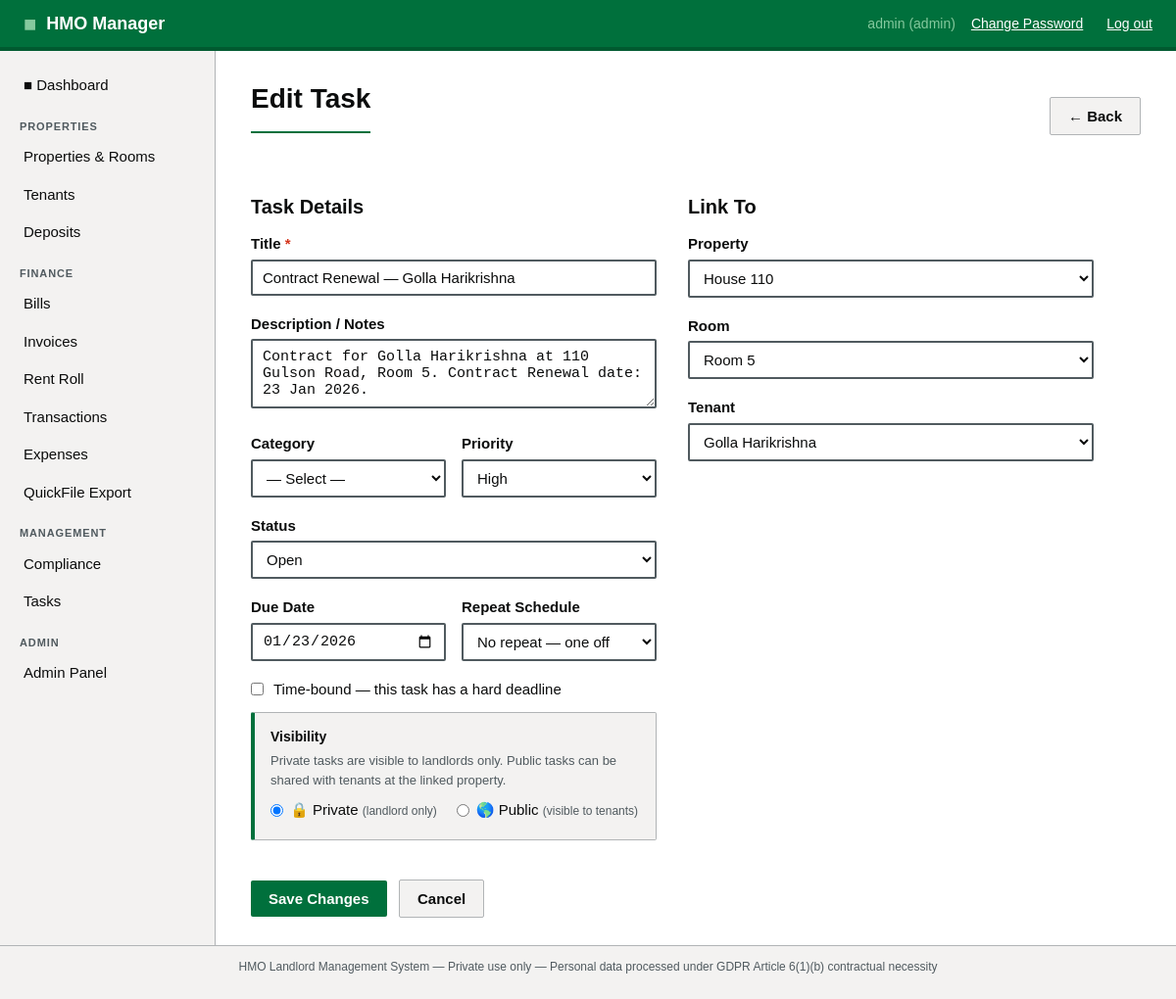
Page /tasks/25 (signed in) on the committed database.
### app/models.py (models this page shows, shortened)
class User(UserMixin, db.Model):
    __tablename__ = 'users'
    id = db.Column(db.Integer, primary_key=True)
    username = db.Column(db.String(64), unique=True, nullable=False)
    email = db.Column(db.String(120), unique=True, nullable=False)
    password_hash = db.Column(db.String(256), nullable=False)
    role = db.Column(db.String(20), default='landlord')  # admin / landlord / tenant
    is_active = db.Column(db.Boolean, default=True)
    created_at = db.Column(db.DateTime, default=datetime.utcnow)
    properties = db.relationship('Property', backref='owner', lazy='dynamic')
    tenants = db.relationship('Tenant', backref='landlord', lazy='dynamic',
                               foreign_keys='Tenant.user_id')

class Task(db.Model):
    __tablename__ = 'tasks'
    id = db.Column(db.Integer, primary_key=True)
    user_id = db.Column(db.Integer, db.ForeignKey('users.id'), nullable=False)
    title = db.Column(db.String(200), nullable=False)
    description = db.Column(db.Text)
    priority = db.Column(db.String(20), default='medium')  # low/medium/high/urgent
    status = db.Column(db.String(20), default='open')  # open/in_progress/complete
    category = db.Column(db.String(50))  # quick_fix/major_project/reminder/compliance/admin/maintenance
    property_id = db.Column(db.Integer, db.ForeignKey('properties.id'), nullable=True)
    room_id = db.Column(db.Integer, db.ForeignKey('rooms.id'), nullable=True)
    tenant_id = db.Column(db.Integer, db.ForeignKey('tenants.id'), nullable=True)
    due_date = db.Column(db.Date, nullable=True)
    repeat = db.Column(db.String(20), default='none')  # none/weekly/monthly/yearly
    time_bound = db.Column(db.Boolean, default=False)
    is_public = db.Column(db.Boolean, default=False)   # False = landlord-only
    created_at = db.Column(db.DateTime, default=datetime.utcnow)
    completed_at = db.Column(db.DateTime, nullable=True)

class Property(db.Model):
    __tablename__ = 'properties'
    id = db.Column(db.Integer, primary_key=True)
    user_id = db.Column(db.Integer, db.ForeignKey('users.id'), nullable=False)
    address_line1 = db.Column(db.String(200), nullable=False)
    address_line2 = db.Column(db.String(200))
    city = db.Column(db.String(100))
    postcode = db.Column(db.String(20))
    property_ref = db.Column(db.String(50))
    created_at = db.Column(db.DateTime, default=datetime.utcnow)
    rooms = db.relationship('Room', backref='property', lazy='dynamic',
                             cascade='all, delete-orphan')
    bills = db.relationship('Bill', backref='property', lazy='dynamic')
    compliance_docs = db.relationship('ComplianceDocument', backref='property', lazy='dynamic')
    tasks = db.relationship('Task', backref='property', lazy='dynamic')

class Room(db.Model):
    __tablename__ = 'rooms'
    id = db.Column(db.Integer, primary_key=True)
    property_id = db.Column(db.Integer, db.ForeignKey('properties.id'), nullable=False)
    room_name = db.Column(db.String(50), nullable=False)
    is_occupied = db.Column(db.Boolean, default=False)
    contracts = db.relationship('TenantContract', backref='room', lazy='dynamic')
    tasks = db.relationship('Task', backref='room', lazy='dynamic')

class Tenant(db.Model):
    __tablename__ = 'tenants'
    id = db.Column(db.Integer, primary_key=True)
    user_id = db.Column(db.Integer, db.ForeignKey('users.id'), nullable=False)
    portal_user_id = db.Column(db.Integer, db.ForeignKey('users.id'), nullable=True)
    first_name = db.Column(db.String(100), nullable=False)
    last_name = db.Column(db.String(100), nullable=False)
    email = db.Column(db.String(120))
    phone = db.Column(db.String(30))
    date_of_birth = db.Column(db.Date)
    nationality = db.Column(db.String(100))
    student_status = db.Column(db.String(20))  # Student / Non-student
    student_id = db.Column(db.String(50))
    university = db.Column(db.String(200))
    course_title = db.Column(db.String(200))
    council_tax_ref = db.Column(db.String(100))
    council_tax_number = db.Column(db.String(100))
    right_to_rent_ref = db.Column(db.String(100))
    home_address = db.Column(db.Text)
    home_country = db.Column(db.String(100))
    invoice_account_number = db.Column(db.String(50))
    is_active = db.Column(db.Boolean, default=True)
    has_left = db.Column(db.Boolean, default=False)
    council_informed_in = db.Column(db.Date)
    council_informed_left = db.Column(db.Date)
    rent_balance = db.Column(db.Numeric(10, 2), default=0.00)
    bill_balance = db.Column(db.Numeric(10, 2), default=0.00)
    gdpr_consent = db.Column(db.Boolean, default=False)
    gdpr_consent_date = db.Column(db.DateTime)
    created_at = db.Column(db.DateTime, default=datetime.utcnow)
    contracts = db.relationship('TenantContract', backref='tenant', lazy='dynamic',
                                 foreign_keys='TenantContract.tenant_id')
    deposits = db.relationship('Deposit', backref='tenant', lazy='dynamic')
    transactions = db.relationship('Transaction', backref='tenant', lazy='dynamic')
    tasks = db.relationship('Task', backref='tenant', lazy='dynamic')
    @property
    def full_name(self):
        return f'{self.first_name} {self.last_name}'

### app/tasks/routes.py (the view, shortened to what this page needs)
@tasks_bp.route('/<int:task_id>', methods=['GET', 'POST'])
@login_required
@landlord_required
def edit(task_id):
    task = get_task_or_404(task_id)
    if current_user.role == 'admin':
        properties = Property.query.order_by(Property.address_line1).all()
    else:
        properties = Property.query.filter_by(
            user_id=current_user.id
        ).order_by(Property.address_line1).all()
    tenants = Tenant.query.filter_by(
        user_id=current_user.id, is_active=True
    ).order_by(Tenant.last_name).all()
    rooms = []
    if task.property_id:
        rooms = Room.query.filter_by(
            property_id=task.property_id
        ).order_by(Room.room_name).all()
    return render_template('tasks/edit.html',
                           task=task,
                           properties=properties,
                           tenants=tenants,
                           rooms=rooms,
                           categories=CATEGORIES,
                           priorities=PRIORITIES,
                           statuses=STATUSES,
                           repeat_options=REPEAT_OPTIONS)

### app/templates/tasks/edit.html (shortened to what this page needs)
{% extends "base.html" %}
{% block content %}
<div class="flex-between mb-2">
    <h1>Edit Task</h1>
    <a href="{{ url_for('tasks.index') }}" class="btn btn-secondary">&larr; Back</a>
</div>
<form method="POST" action="{{ url_for('tasks.edit', task_id=task.id) }}">
<div style="display:grid; grid-template-columns:1fr 1fr; gap:0 32px; max-width:860px;">
<div>
    <h2>Task Details</h2>
    <div class="form-group">
        <label for="title">Title <span style="color:var(--error);">*</span></label>
        <input type="text" id="title" name="title"
               value="{{ task.title }}" required autofocus>
    </div>
    <div class="form-group">
        <label for="description">Description / Notes</label>
        <textarea id="description" name="description"
                  rows="3">{{ task.description or '' }}</textarea>
    </div>
    <div style="display:grid; grid-template-columns:1fr 1fr; gap:16px;">
        <div class="form-group">
            <label for="category">Category</label>
            <select id="category" name="category">
                <option value="">— Select —</option>
            </select>
        </div>
        <div class="form-group">
            <label for="priority">Priority</label>
            <select id="priority" name="priority">
                {% for val, label, _ in priorities %}
                <option value="{{ val }}"
                    {% if task.priority == val %}selected{% endif %}>
                    {{ label }}
                </option>
                {% endfor %}
            </select>
        </div>
    </div>
    <div class="form-group">
        <label for="status">Status</label>
        <select id="status" name="status">
            {% for val, label in statuses %}
            <option value="{{ val }}"
                {% if task.status == val %}selected{% endif %}>
                {{ label }}
            </option>
            {% endfor %}
        </select>
    </div>
    <div style="display:grid; grid-template-columns:1fr 1fr; gap:16px;">
        <div class="form-group">
            <label for="due_date">Due Date</label>
            <input type="date" id="due_date" name="due_date"
                   value="{{ task.due_date.isoformat() if task.due_date else '' }}">
        </div>
        <div class="form-group">
            <label for="repeat">Repeat Schedule</label>
            <select id="repeat" name="repeat">
                {% for val, label in repeat_options %}
                <option value="{{ val }}"
                    {% if task.repeat == val %}selected{% endif %}>
                    {{ label }}
                </option>
                {% endfor %}
            </select>
        </div>
    </div>
    <div style="display:flex; align-items:center; gap:10px; margin-bottom:12px;">
        <input type="checkbox" id="time_bound" name="time_bound"
               style="width:auto;"
               {% if task.time_bound %}checked{% endif %}>
        <label for="time_bound" style="font-weight:normal; margin:0;">
            Time-bound — this task has a hard deadline
        </label>
    </div>
    <div style="
        border:1px solid var(--border);
        border-left:4px solid var(--green-primary);
        padding:14px 16px;
        margin-bottom:16px;
        border-radius:2px;
        background:var(--grey-light);
    ">
        <div style="font-weight:700; font-size:14px; margin-bottom:4px;">Visibility</div>
        <div style="font-size:13px; color:var(--text-secondary); margin-bottom:10px;">
            Private tasks are visible to landlords only.
            Public tasks can be shared with tenants at the linked property.
        </div>
        <div style="display:flex; gap:20px;">
            <label style="display:flex; align-items:center; gap:7px; font-weight:normal; cursor:pointer;">
                <input type="radio" name="is_public" value="off"
                       {% if not task.is_public %}checked{% endif %}>
                <span>&#128274; Private <span style="font-size:12px; color:var(--text-secondary);">(landlord only)</span></span>
            </label>
            <label style="display:flex; align-items:center; gap:7px; font-weight:normal; cursor:pointer;">
                <input type="radio" name="is_public" value="on"
                       {% if task.is_public %}checked{% endif %}>
                <span>&#127758; Public <span style="font-size:12px; color:var(--text-secondary);">(visible to tenants)</span></span>
            </label>
        </div>
    </div>
</div>
<div>
    <h2>Link To</h2>
    <div class="form-group">
        <label for="property_id">Property</label>
        <select id="property_id" name="property_id"
                onchange="loadRooms(this.value)">
            {% for prop in properties %}
            <option value="{{ prop.id }}"
                {% if task.property_id == prop.id %}selected{% endif %}>
                {{ prop.property_ref or prop.address_line1 }}
            </option>
            {% endfor %}
        </select>
    </div>
    <div class="form-group">
        <label for="room_id">Room</label>
        <select id="room_id" name="room_id">
            {% for room in rooms %}
            <option value="{{ room.id }}"
                {% if task.room_id == room.id %}selected{% endif %}>
                {{ room.room_name }}
            </option>
            {% endfor %}
        </select>
    </div>
    <div class="form-group">
        <label for="tenant_id">Tenant</label>
        <select id="tenant_id" name="tenant_id">
            {% for tenant in tenants %}
            <option value="{{ tenant.id }}"
                {% if task.tenant_id == tenant.id %}selected{% endif %}>
                {{ tenant.full_name }}
            </option>
            {% endfor %}
        </select>
    </div>
</div>
</div>
<div class="mt-3">
    <button type="submit" class="btn btn-primary">Save Changes</button>
    <a href="{{ url_for('tasks.index') }}"
       class="btn btn-secondary" style="margin-left:8px;">Cancel</a>
</div>
</form>
{% endblock %}

### app/templates/base.html (shortened to what this page needs)
<!DOCTYPE html>
<html lang="en">
<head>
    <link rel="stylesheet" href="{{ url_for('static', filename='css/main.css') }}">
</head>
<body>
<header class="site-header">
    <div class="header-inner">
        <div class="logo">
            <span class="logo-mark">&#9632;</span>
            <span class="logo-text">HMO Manager</span>
        </div>
        {% if current_user.is_authenticated %}
        <nav class="header-nav">
            {% if current_user.role == 'tenant' %}
            <span class="user-info">&#128100; {{ current_user.username }}</span>
            {% else %}
            <span class="user-info">{{ current_user.username }} ({{ current_user.role }})</span>
            {% endif %}
            <a href="{{ url_for('auth.change_password') }}" class="btn-link" style="margin-right:8px;">Change Password</a>
            <a href="{{ url_for('auth.logout') }}" class="btn-link">Log out</a>
        </nav>
        {% endif %}
    </div>
</header>
<div class="layout">
    {% if current_user.is_authenticated %}
    <aside class="sidebar">
        <nav class="sidebar-nav">
            <ul>
            {% if current_user.role == 'tenant' %}
                <li><a href="{{ url_for('portal.index') }}" class="nav-link">&#9632; My Home</a></li>
                <li class="nav-section">My Tenancy</li>
                <li><a href="{{ url_for('portal.profile') }}" class="nav-link">My Details</a></li>
                <li><a href="{{ url_for('portal.contracts') }}" class="nav-link">My Contracts</a></li>
                <li class="nav-section">Finance</li>
                <li><a href="{{ url_for('portal.rent_roll') }}" class="nav-link">My Account</a></li>
                <li><a href="{{ url_for('portal.invoices') }}" class="nav-link">My Invoices</a></li>
                <li class="nav-section">Requests</li>
                <li><a href="{{ url_for('portal.tasks') }}" class="nav-link">My Requests</a></li>
                <li><a href="{{ url_for('portal.add_task') }}" class="nav-link">+ New Request</a></li>
            {% else %}
                <li><a href="{{ url_for('dashboard.index') }}" class="nav-link">&#9632; Dashboard</a></li>
                <li class="nav-section">Properties</li>
                <li><a href="{{ url_for('properties.index') }}" class="nav-link">Properties &amp; Rooms</a></li>
                <li><a href="{{ url_for('tenants.index') }}" class="nav-link">Tenants</a></li>
                <li><a href="{{ url_for('deposits.index') }}" class="nav-link">Deposits</a></li>
                <li class="nav-section">Finance</li>
                <li><a href="{{ url_for('bills.index') }}" class="nav-link">Bills</a></li>
                <li><a href="{{ url_for('invoices.index') }}" class="nav-link">Invoices</a></li>
                <li><a href="{{ url_for('invoices.rent_roll') }}" class="nav-link">Rent Roll</a></li>
                <li><a href="{{ url_for('transactions.index') }}" class="nav-link">Transactions</a></li>
                <li><a href="{{ url_for('expenses.index') }}" class="nav-link">Expenses</a></li>
                <li><a href="{{ url_for('reports.index') }}" class="nav-link">QuickFile Export</a></li>
                <li class="nav-section">Management</li>
                <li><a href="{{ url_for('compliance.index') }}" class="nav-link">Compliance</a></li>
                <li><a href="{{ url_for('tasks.index') }}" class="nav-link">Tasks</a></li>
                {% if current_user.role == 'admin' %}
                <li class="nav-section">Admin</li>
                <li><a href="{{ url_for('admin.index') }}" class="nav-link">Admin Panel</a></li>
                {% endif %}
            {% endif %}
            </ul>
        </nav>
    </aside>
    {% endif %}
    <main class="main-content">
        {% block content %}{% endblock %}
    </main>
</div>
<footer class="site-footer">
    <p>HMO Landlord Management System &mdash; Private use only &mdash;
    Personal data processed under GDPR Article 6(1)(b) contractual necessity</p>
</footer>
</body>
</html>

### rows in the picture
User: username "admin", role "admin"
Task: title "Contract Renewal — Golla Harikrishna", description "Contract for Golla Harikrishna at 110 Gulson Road, Room 5. Contract Renewal date: 23 Jan 2026.", priority "High", status "Open", due_date "01/23/2026", repeat "No repeat — one off", is_public "☑ 🔒 Private (landlord only)", is_public "☐ 🌎 Public (visible to tenants)", property_id "House 110", room_id "Room 5", tenant_id "Golla Harikrishna"
